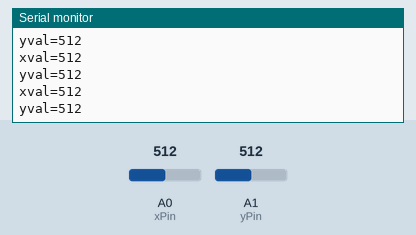
Recording of a sketch running on a simulated Arduino Uno, built with avr-gcc and run on an emulated ATmega328P. Shown: the last lines printed to the serial monitor. The inputs (shaded band) are chosen by the test bench; at power-on: A1 (yPin) = 512, A0 (xPin) = 512. No radio packets arrive unless stated.

Above: at 6.1 s.
6.2 s: A1 (yPin) set to 360
At 6.25 s:
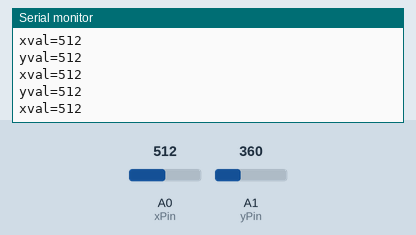
7.9 s: A1 (yPin) set to 354
At 7.96 s:
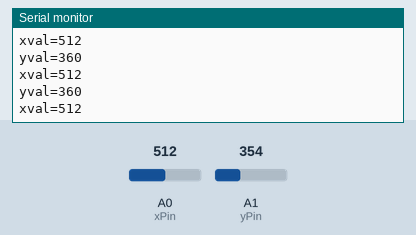
9.4 s: A0 (xPin) set to 359
At 9.57 s:
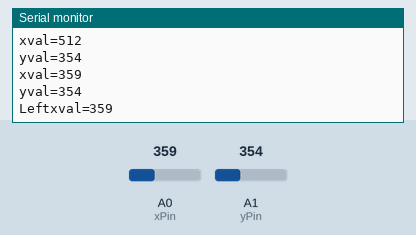
Timing chart, 0 to 12.4 s (numbered marks = the images above; inputs shaded):
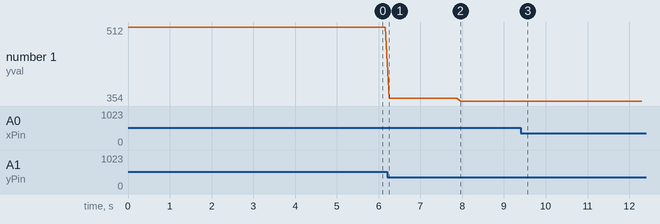

Measured:
- after the input at 9.4 s, the serial monitor: prints a new line after 0.06 s (image 3)
- plotted number 1: 512 → 360 after the input at 6.2 s, 360 → 354 after the input at 7.9 s

The sketch:

tRANSMITTER_1.ino
```cpp
//If you don't want to use pin 12 use vw_set_tx_pin(transmit_pin), with transmit_pin being desired pin ,in void setup

#include <VirtualWire.h>

int xPin=A0;
int yPin=A1;
char data[5];

void setup()
{
  Serial.begin(9600);
  vw_set_ptt_inverted(true);
  vw_setup(2000);
  vw_set_tx_pin(7);
  analogReference(DEFAULT);//optional,not needed
}

void loop()
{
  int xval,yval;

  xval=analogRead(xPin);
  yval=analogRead(yPin);

  int s=50,f=10,b=20,r=30,l=40,d=99;

  Serial.print("xval=");
  Serial.println(xval);

  Serial.print("yval=");
  Serial.println(yval);
  delay(100);


  /*changeC(d,data); //used to display values after 1s delay
  vw_send((uint8_t*)data,1);*/
  Serial.print("\n");

  if ((xval>=320 && xval<=340) &&  (yval>=320 && yval<=350)) //stationary or stop(transmitter parallel to ground)
  {
    changeC(s,data);
    vw_send((uint8_t*)data,1);
    Serial.print("Stop");
  }
  else
  {
    if ((xval>=315 && xval<=340) && (yval>=355 && yval<=385)) //forward(transmitter tilted forward
    {

      changeC(f,data);
     vw_send((uint8_t*)data,1);Serial.print("Forward");
     //digitalWrite(ledPin,HIGH);

    }
    if ((xval>=315 && xval<338) && (yval>=275 && yval<=305)) //backward(transmitter tilted backward)
    {
      //digitalWrite(ledPin,HIGH);
      changeC(b,data);Serial.print("Backward");
      vw_send((uint8_t*)data,1);

    }
    if ((xval>=270 && xval<305)& (yval>330 && yval<345)) //right(transmitter tilted to right)
    {
      //digitalWrite(ledPin,HIGH);
      changeC(r,data);Serial.print("Right");
      vw_send((uint8_t*)data,1);
     }
     if ((xval<390 && xval>350) && (yval>320 && yval<355))//left(transmitter tilted to left)
    {
      //digitalWrite(ledPin,HIGH);
      changeC(l,data);Serial.print("Left");
    vw_send((uint8_t*)data,1);

    }
  }
  //delay(1000);

}
void changeC(int num,char *data)
{
  int k = num,i = 0,j;

  while (k > 0)
  {
    k/=10;
    i++;
  }
  int l = i;

  for (i = 0,j = l-1; i < l; i++,j--)
  {
    data[j] = char(num%10);
    num/=10;
  }
}
```
